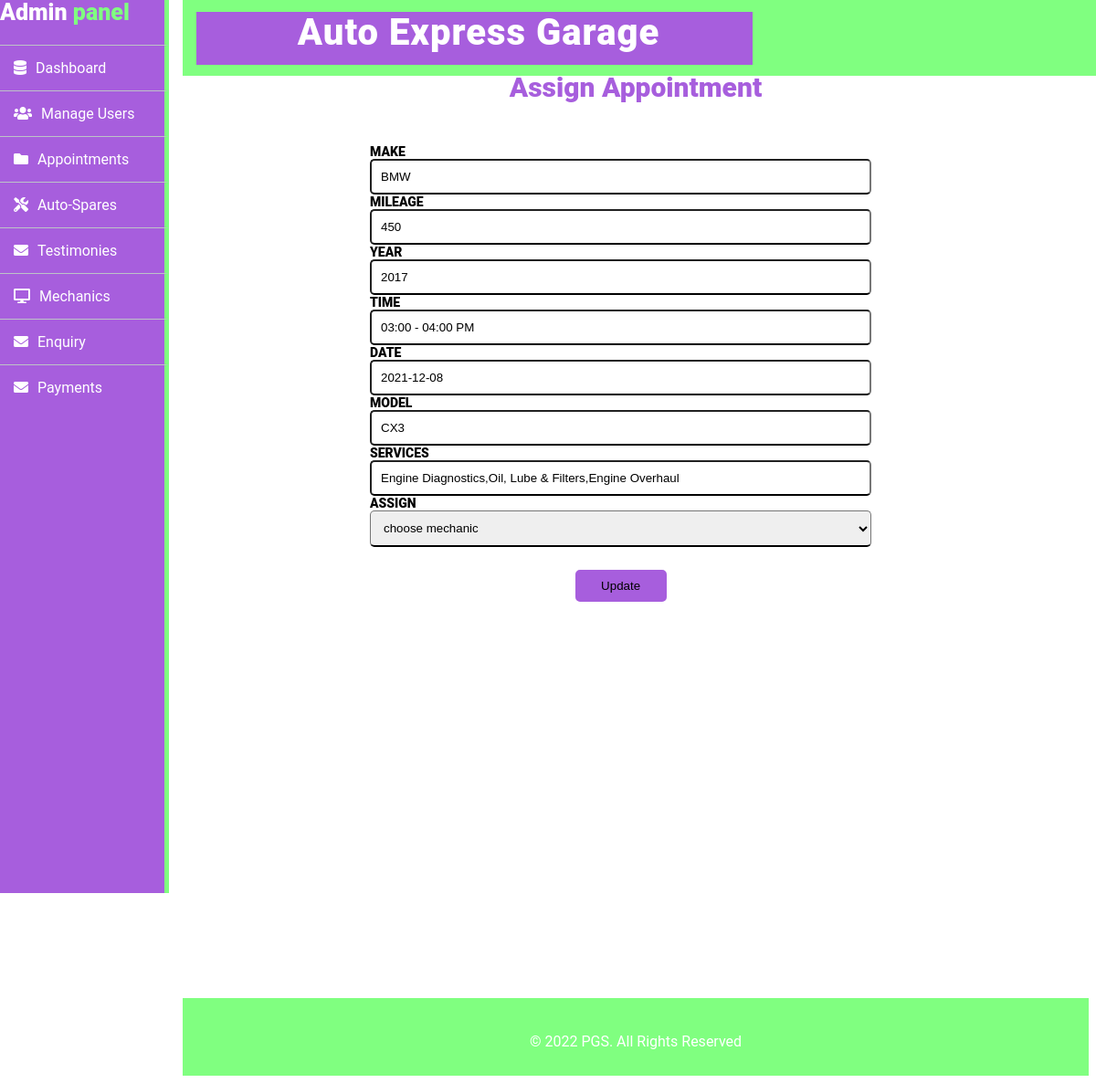
The page /admin/service-assign.php?apoint_id=19 on the database its author committed.
### tables this page shows
CREATE TABLE IF NOT EXISTS `tbl_appointment` (
  `apoint_id` int(11) NOT NULL AUTO_INCREMENT,
  `email` varchar(200) DEFAULT NULL,
  `username` varchar(200) DEFAULT NULL,
  `make` varchar(200) DEFAULT NULL,
  `mileage` decimal(4,0) DEFAULT NULL,
  `year` varchar(200) DEFAULT NULL,
  `adate` varchar(200) DEFAULT NULL,
  `atime` varchar(200) DEFAULT NULL,
  `model` varchar(200) DEFAULT NULL,
  `services` varchar(200) DEFAULT NULL,
  `comments` varchar(200) DEFAULT NULL,
  `bookingdate` timestamp NOT NULL DEFAULT CURRENT_TIMESTAMP,
  `CancelledBy` varchar(5) DEFAULT NULL,
  `status` int(11) DEFAULT NULL,
  `UpdationDate` timestamp NOT NULL DEFAULT CURRENT_TIMESTAMP ON UPDATE CURRENT_TIMESTAMP,
  `name` varchar(250) DEFAULT NULL,
  `status2` int(11) DEFAULT NULL,
  `cost` int(11) DEFAULT NULL,
  `status3` int(10) NOT NULL,
  `paymentM` varchar(250) DEFAULT NULL,
  `refno` varchar(250) DEFAULT NULL,
  PRIMARY KEY (`apoint_id`)
);

### admin/service-assign.php (the view, shortened to what this page needs)
<!DOCTYPE html>
<html>
<head>
  <link rel="stylesheet" href="assets/css/style.css">
  <link rel="stylesheet" href="style1.css">
  <link rel="stylesheet" href="fonts/css/all.css">
</head>
<body>
	<?php include('includes/sidebar.php'); ?>
	<?php include('includes/header.php'); ?>
<div class="sidebar-links" id="print">
	<h2>Assign Appointment</h2>
<form method="post" class="form5">
  <?php
$apoint_id=$_GET['apoint_id'];
$sql="SELECT * From tbl_appointment WHERE apoint_id=:apoint_id";
$query = $db -> prepare($sql);
$query->bindParam(':apoint_id',$apoint_id,PDO::PARAM_STR);
$query->execute();
$results=$query->fetchAll(PDO::FETCH_OBJ);
$cnt=1;
if($query->rowCount() > 0)
{
foreach($results as $result)
{               ?>
  <div class="form-group">
    <label>MAKE</label>
    <input type="text" name="make" value="<?php echo htmlentities($result->make);?>" readonly='true'  required='true'>
  </div>
  <div class="form-group">
    <label>MILEAGE</label>
    <input type="text" name="mileage" value="<?php echo htmlentities($result->mileage);?>" readonly='true'  required='true'>
  </div>
  <div class="form-group">
      <label>YEAR</label>
      <input type="text" name="year" value="<?php echo htmlentities($result->year);?>" readonly='true'  required='true'>
    </div>
  <div class="form-group">
          <label>TIME</label>
<input type="text" name="atime" value="<?php echo htmlentities($result->atime);?>" readonly='true'  required='true'>
  </div>
  <div class="form-group">
    <label>DATE</label>
    <input type="text" name="adate" value="<?php echo htmlentities($result->adate);?>" readonly='true'  required='true'>
  </div>
  <div class="form-group">
    <label>MODEL</label>
    <input type="text" name="model" value="<?php echo htmlentities($result->model);?>" readonly='true'  required='true'>
  </div>
  <div class="form-group">
    <label>SERVICES</label>
    <input type="text" name="services" value="<?php echo htmlentities($result->services);?>" readonly='true' required='true'>
  </div>
    <div class="form-group">
      <label>ASSIGN</label>
      <select type="text" name="name" required/>
                <option>choose mechanic</option>
  </div>
  <button type="submit" class="btn btn-default" name="submit" id="submit">Update</button>
    <?php $cnt=$cnt+1;}} ?>
</div>
<?php include('includes/footer.php');?>
</body>
</html>

### admin/assets/css/style.css (style rules this page uses)
body { font-family: 'Roboto', sans-serif; background: rgb(255,255,255); background-position: center; }
* { margin-left:0; padding: 0; }
.sidebar-links { margin-left: 200px; text-align: center; padding: 5px 5px 5px 5px; }
.sidebar-links h2 { color: rgb(167,94,221,1); font-weight: 900; font-size: 30px; margin-left: 0%; padding-top: 40px; text-align: center; }
form { padding: 40px; }

### admin/style1.css (style rules this page uses)
body { font-family: 'Roboto', sans-serif; background: rgb(255,255,255); background-position: center; }
* { margin-left:0; padding: 0; }
.sidebar-links .form5 { width: 60%; height:700px; border-radius:8px; padding:20px 20px; box-sizing:border-box; margin-left: 180px; }
.sidebar-links .form5 input,select,option { width:100%; padding:10px; box-sizing:border-box; transition:all .3s; border-bottom:2px solid black; border-radius: 5px; }
.sidebar-links .form5 label { margin-right: 950px; font-size:14px; font-weight: 900; display: flex; }
.sidebar-links .form5 button { padding:8px 12px; margin-top: 25px; background: rgb(167,94,221,1); border:2px solid rgb(167,94,221,1);; width: 100px; cursor:pointer; transition:all .3s; border-radius: 5px; }

### rows shown on the page
tbl_appointment: make "BMW", mileage "450", year "2017", atime "03:00 - 04:00 PM", adate "2021-12-08", model "CX3", services "Engine Diagnostics,Oil, Lube & Filters,Engine Overhaul"
